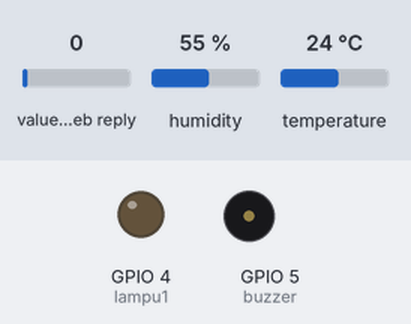
A sketch run on a simulated ESP32. On the bench: output pins drawn as LEDs (lit = HIGH), buzzer (waves = sounding, pin HIGH). Inputs (shaded band) come from the test bench; at power-on: value in the web reply 0, humidity 55 %, temperature 24 °C. WiFi joins after 1.5 s; servers stay silent unless stated; web services answer with replies made up by the test bench; what the sketch prints to the serial monitor is not drawn.

Above: at 1.65 s.
Timing chart, 0 to 4.5 s (numbered marks = the images above):
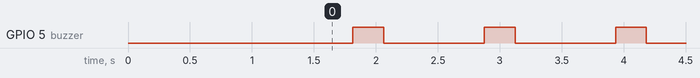

Measured:
- by itself, GPIO 5 (buzzer): alternates HIGH for 0.25 s and LOW for 0.81 s

The sketch:

IOT_Project_SmartGate.ino
```cpp
#include <ThingSpeak.h>
#include <WiFi.h>
#include "DHTesp.h"
const char * SSID = "Wokwi-GUEST";
const char * PASS = "";
WiFiClient client;
DHTesp dhtSensor;
int lampu1 = 4;
int buzzer = 5;
const int DHT_PIN = 13;
unsigned long ChannelNumber = 1994898;
const char * ReadAPIKey = "18TJZ1P8470PZM3D";
const char * WriteAPIKey = "ZLWZLYP5UZGX40DX";
const int FieldNumber1 = 1;
void setup()
{
dhtSensor.setup(DHT_PIN, DHTesp::DHT22);
pinMode(lampu1, OUTPUT);
pinMode(buzzer, OUTPUT);
Serial.begin(115200);
Serial.println();
WiFi.begin(SSID, PASS);
Serial.print("Connecting");
while (WiFi.status() != WL_CONNECTED)
{
delay(500);
Serial.print(".");
}
Serial.println();
Serial.print("Connected, IP address: ");
Serial.println(WiFi.localIP());
ThingSpeak.begin(client);
}
void loop()
{
int A = ThingSpeak.readLongField(ChannelNumber, FieldNumber1,
ReadAPIKey);
if(A == 1){
Serial.println("lampu1 Nyala");
digitalWrite(lampu1, HIGH);
} else if(A == 0) {
Serial.println("lampu1 Mati");
digitalWrite(lampu1, LOW);
}
TempAndHumidity tmp = dhtSensor.getTempAndHumidity();
if(tmp.temperature <= 30.00 || tmp.humidity >= 50.00)
{
digitalWrite(buzzer,HIGH);
delay(250);
digitalWrite(buzzer,LOW);
delay(200);
}
else
{
digitalWrite(buzzer,LOW);
}
ThingSpeak.setField(3, tmp.temperature);
ThingSpeak.setField(4, tmp.humidity);
ThingSpeak.writeFields(ChannelNumber, WriteAPIKey);
// Menghidupkan dan mematikan lampu1
}
```
